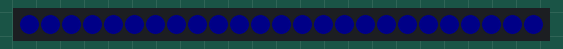
Recording of a program running on a simulated Raspberry Pi (BCM pin numbers). On the bench: 25 RGB LEDs in strip order, left to right. Dim RGB values are drawn brighter than linear.

Above: at 0.6 s.
At 1.3 s:
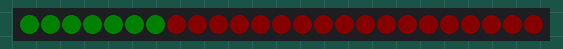
At 2.0 s:
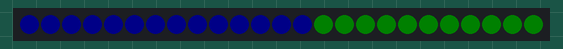

The program:

05-one-by-one.py
```python
from tree import RGBXmasTree
from colorzero import Color
from time import sleep

tree = RGBXmasTree()
tree.brightness = 0.05
#tree.color = Color('red')

colors = [Color('red'), Color('green'), Color('blue')]

try:
    while True:
        for color in colors:
            #tree.color = color
            for pixel in tree:
                #pixel.on()
                pixel.color = color
                #print pixel.color
                #sleep(1)
except KeyboardInterrupt:
    tree.close()
```

tree.py
```python
from gpiozero import SPIDevice, SourceMixin
from colorzero import Color, Hue
from statistics import mean
from time import sleep


class Pixel:
    def __init__(self, parent, index):
        self.parent = parent
        self.index = index

    @property
    def value(self):
        return self.parent.value[self.index]

    @value.setter
    def value(self, value):
        new_parent_value = list(self.parent.value)
        new_parent_value[self.index] = value
        self.parent.value = tuple(new_parent_value)

    @property
    def color(self):
        return Color(*self.value)

    @color.setter
    def color(self, c):
        r, g, b = c
        self.value = (r, g, b)

    def on(self):
        self.value = (1, 1, 1)

    def off(self):
        self.value = (0, 0, 0)


class RGBXmasTree(SourceMixin, SPIDevice):
    def __init__(self, pixels=25, brightness=0.5, mosi_pin=12, clock_pin=25, *args, **kwargs):
        super(RGBXmasTree, self).__init__(mosi_pin=mosi_pin, clock_pin=clock_pin, *args, **kwargs)
        self._all = [Pixel(parent=self, index=i) for i in range(pixels)]
        self._value = [(0, 0, 0)] * pixels
        self.brightness = brightness
        self.off()

    def __len__(self):
        return len(self._all)

    def __getitem__(self, index):
        return self._all[index]

    def __iter__(self):
        return iter(self._all)

    @property
    def color(self):
        average_r = mean(pixel.color[0] for pixel in self)
        average_g = mean(pixel.color[1] for pixel in self)
        average_b = mean(pixel.color[2] for pixel in self)
        return Color(average_r, average_g, average_b)

    @color.setter
    def color(self, c):
        r, g, b = c
        self.value = ((r, g, b),) * len(self)

    @property
    def brightness(self):
        return self._brightness

    @brightness.setter
    def brightness(self, brightness):
        max_brightness = 31
        self._brightness_bits = int(brightness * max_brightness)
        self._brightness = brightness
        self.value = self.value

    @property
    def value(self):
        return self._value

    @value.setter
    def value(self, value):
        start_of_frame = [0]*4
        end_of_frame = [0]*5
                     # SSSBBBBB (start, brightness)
        brightness = 0b11100000 | self._brightness_bits
        pixels = [[int(255*v) for v in p] for p in value]
        pixels = [[brightness, b, g, r] for r, g, b in pixels]
        pixels = [i for p in pixels for i in p]
        data = start_of_frame + pixels + end_of_frame
        self._spi.transfer(data)
        self._value = value

    def on(self):
        self.value = ((1, 1, 1),) * len(self)

    def off(self):
        self.value = ((0, 0, 0),) * len(self)

    def close(self):
        super(RGBXmasTree, self).close()


if __name__ == '__main__':
    tree = RGBXmasTree()
    tree.on()
```

Measured:
- by itself, everything shown: repeats every 2.0 s, in 3 steps
- what the display in image 1 shows lasts 0.7 s, from 1.2 s to 1.9 s
- what the display in image 2 shows lasts 0.6 s, from 1.9 s to 2.5 s
